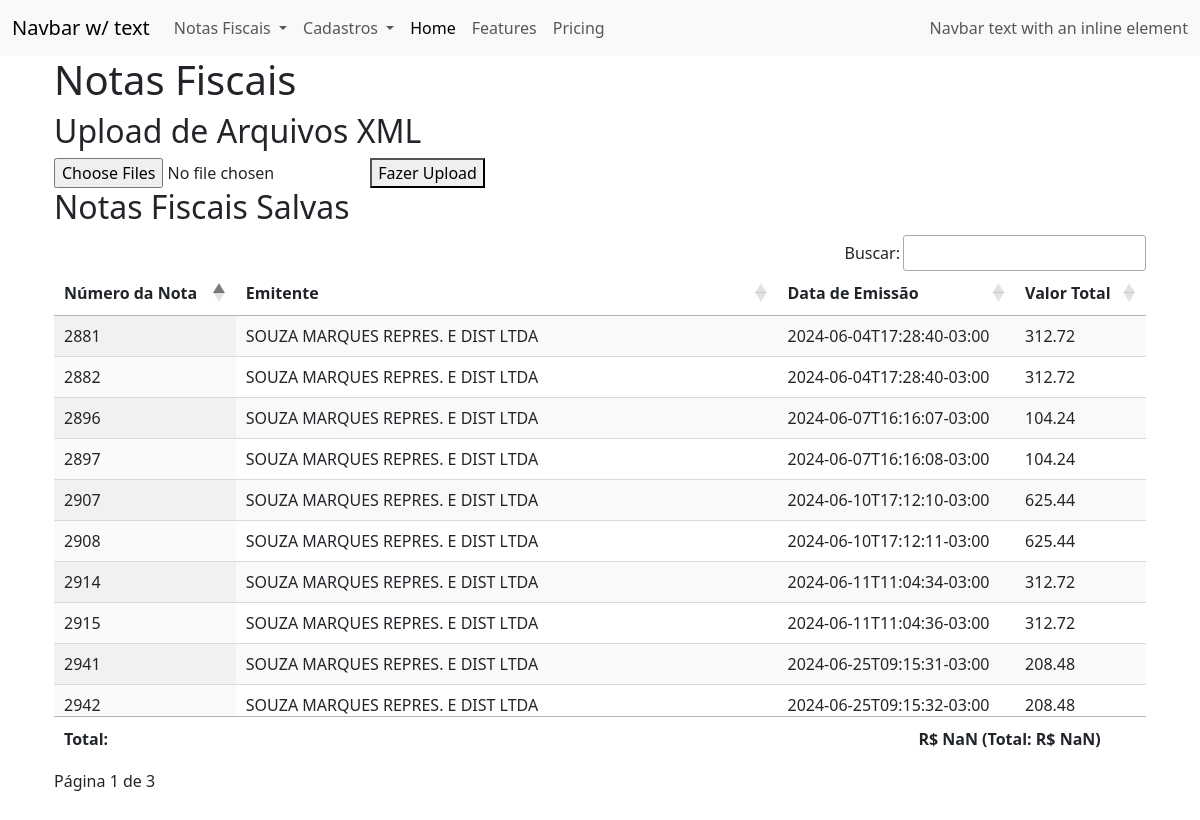
The page / on the database its author committed.
### models.py (models this page shows)
class NFe(Model):
    n_nota = CharField()
    data_emit = DateField()
    valor_total = FloatField()
    emitente = ForeignKeyField(Emitente)
    class Meta:
        database = db

class Emitente(Model):
    emit_cnpj = CharField()
    emit_nome = CharField()
    emit_ie = CharField()
    emit_rua = CharField()
    emit_numero = CharField()
    emit_bairro = CharField()
    emit_cidade = CharField()
    emit_uf = CharField()
    emit_cep = CharField()
    class Meta:
        database = db

### app.py (the view)
@app.route('/')
def index():
    nfes = NFe.select(NFe, Emitente).join(Emitente)
    return render_template('index.html', nfes=nfes)

### templates/index.html
{% extends "base.html" %} {% block content %}
<div class="container">
    <h1>Notas Fiscais</h1>
    <h2>Upload de Arquivos XML</h2>
    <form action="/upload" method="POST" enctype="multipart/form-data">
        <input type="file" name="xml_files" multiple />
        <button type="submit">Fazer Upload</button>
    </form>
</div>
<div class="container">
    <h2>Notas Fiscais Salvas</h2>
    <table id="nfeTable" class="display">
        <thead>
            <tr>
                <th>Número da Nota</th>
                <th>Emitente</th>
                <th>Data de Emissão</th>
                <th>Valor Total</th>
            </tr>
        </thead>
        <tbody>
            {% for nfe in nfes %}
            <tr>
                <td>{{ nfe.n_nota }}</td>
                <td>{{ nfe.emitente.emit_nome }}</td>
                <td>{{ nfe.data_emit }}</td>
                <td>{{ nfe.valor_total}}</td>
            </tr>
            {% endfor %}
        </tbody>
        <tfoot>
            <tr>
                <th colspan="2">Total:</th>
                <th id="total_value"></th>
            </tr>
        </tfoot>
    </table>
</div>
{% endblock %}

### templates/base.html (shortened to what this page needs)
<!DOCTYPE html>
<html lang="pt-br">
    <head>
        <link
            rel="stylesheet"
            href="https://cdn.datatables.net/1.13.4/css/jquery.dataTables.min.css"
        />
        <link
            href="https://cdn.jsdelivr.net/npm/bootstrap@5.3.3/dist/css/bootstrap.min.css"
            rel="stylesheet"
        />
    </head>
    <body>
        <nav class="navbar navbar-expand-lg bg-body-tertiary">
            <div class="container-fluid">
                <a class="navbar-brand" href="#">Navbar w/ text</a>
                <div class="collapse navbar-collapse" id="navbarText">
                    <ul class="navbar-nav me-auto mb-2 mb-lg-0">
                        <li class="nav-item dropdown">
                            <a
                                class="nav-link dropdown-toggle"
                                href="#"
                                role="button"
                                data-bs-toggle="dropdown"
                                aria-expanded="false"
                            >
                                Notas Fiscais
                            </a>
                        </li>
                        <li class="nav-item dropdown">
                            <a
                                class="nav-link dropdown-toggle"
                                href="#"
                                role="button"
                                data-bs-toggle="dropdown"
                                aria-expanded="false"
                            >
                                Cadastros
                            </a>
                        </li>
                        <li class="nav-item">
                            <a
                                class="nav-link active"
                                aria-current="page"
                                href="#"
                                >Home</a
                            >
                        </li>
                        <li class="nav-item">
                            <a class="nav-link" href="#">Features</a>
                        </li>
                        <li class="nav-item">
                            <a class="nav-link" href="#">Pricing</a>
                        </li>
                    </ul>
                    <span class="navbar-text">
                        Navbar text with an inline element
                    </span>
                </div>
            </div>
        </nav>
        <div class="container">
            <div id="content">{% block content %} {% endblock %}</div>
        </div>
    </body>
</html>

### rows shown on the page
NFe: n_nota "2881", emitente.emit_nome "SOUZA MARQUES REPRES. E DIST LTDA", data_emit "2024-06-04T17:28:40-03:00", valor_total "312.72"
NFe: n_nota "2882", emitente.emit_nome "SOUZA MARQUES REPRES. E DIST LTDA", data_emit "2024-06-04T17:28:40-03:00", valor_total "312.72"
NFe: n_nota "2896", emitente.emit_nome "SOUZA MARQUES REPRES. E DIST LTDA", data_emit "2024-06-07T16:16:07-03:00", valor_total "104.24"
NFe: n_nota "2897", emitente.emit_nome "SOUZA MARQUES REPRES. E DIST LTDA", data_emit "2024-06-07T16:16:08-03:00", valor_total "104.24"
NFe: n_nota "2907", emitente.emit_nome "SOUZA MARQUES REPRES. E DIST LTDA", data_emit "2024-06-10T17:12:10-03:00", valor_total "625.44"
NFe: n_nota "2908", emitente.emit_nome "SOUZA MARQUES REPRES. E DIST LTDA", data_emit "2024-06-10T17:12:11-03:00", valor_total "625.44"
NFe: n_nota "2914", emitente.emit_nome "SOUZA MARQUES REPRES. E DIST LTDA", data_emit "2024-06-11T11:04:34-03:00", valor_total "312.72"
NFe: n_nota "2915", emitente.emit_nome "SOUZA MARQUES REPRES. E DIST LTDA", data_emit "2024-06-11T11:04:36-03:00", valor_total "312.72"
NFe: n_nota "2941", emitente.emit_nome "SOUZA MARQUES REPRES. E DIST LTDA", data_emit "2024-06-25T09:15:31-03:00", valor_total "208.48"
NFe: n_nota "2942", emitente.emit_nome "SOUZA MARQUES REPRES. E DIST LTDA", data_emit "2024-06-25T09:15:32-03:00", valor_total "208.48"
